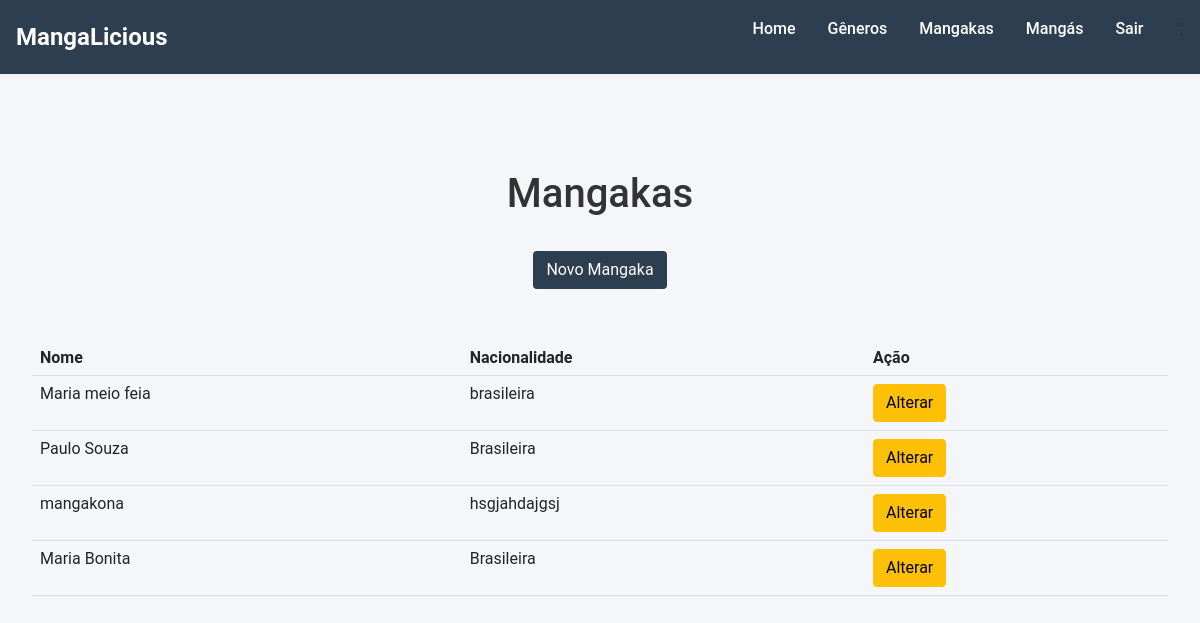
The app's page /views/listar_mangakas.php (signed in) with its own data.
### tables this page shows
CREATE TABLE `mangaka` (
  `idmangaka` int(10) UNSIGNED NOT NULL,
  `nome` varchar(100) DEFAULT NULL,
  `nacionalidade` varchar(100) DEFAULT NULL
);

### models/Conexao.class.php (called while the page is built)
<?php
	abstract class Conexao
	{
		public function __construct(protected $db = null)
		{
			$parametros = "mysql:host=localhost;dbname=mangalicious;";
			try
			{
				$this->db = new PDO($parametros, "root", "");
			}
			catch(PDOException $e)
			{
				echo $e->getMessage();
				echo $e->getCode();
				die();
			}
		}
	}
?>

### models/MangakaDAO.class.php (called while the page is built, shortened)
<?php
	class MangakaDAO extends Conexao
	{
		public function buscar_todos()
		{
			$sql = "SELECT * FROM mangaka";
			try
			{
				$stm = $this->db->prepare($sql);
				$stm->execute();
				$this->db = null;
				return $stm->fetchAll(PDO::FETCH_OBJ);
			}
			catch(PDOException $e)
			{
				echo $e->getMessage();
				echo $e->getCode();
				die();
			}
		}
	}
?>

### views/listar_mangakas.php (the view, shortened to what this page needs)
<main>
		<div class="favorites-grid">
	<br><h1>Mangakas</h1><br>
	<a href="form_mangaka.php" class="btn botao">Novo Mangaka</a><br><br>
	<table class="table table-streped">
		<tr>
			<th>Nome</th>
			<th>Nacionalidade</th>
			<th>Ação</th>
		</tr>
		<?php
			require_once "../models/Conexao.class.php";
			require_once "../models/MangakaDAO.class.php";
			$mangakaDAO = new MangakaDAO();
			$retorno = $mangakaDAO->buscar_todos();
			foreach($retorno as $dado)
			{
				echo "<tr>
					  <td>{$dado->nome}</td>
					  <td>{$dado->nacionalidade}</td>
					  <td>
						<a href='edit_mangaka.php?id={$dado->idmangaka}' class='btn btn-warning'>Alterar</a></td></tr>";
			}
		?>
	</table>
</div>
</body>
</html>

### records on screen
mangaka: nome "Maria meio feia", nacionalidade "brasileira"
mangaka: nome "Paulo Souza", nacionalidade "Brasileira"
mangaka: nome "mangakona", nacionalidade "hsgjahdajgsj"
mangaka: nome "Maria Bonita", nacionalidade "Brasileira"
